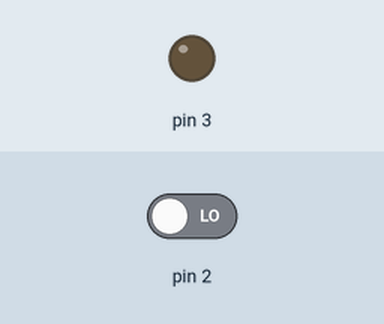
This sketch was run on a simulated Arduino Uno, built with avr-gcc and run on an emulated ATmega328P. Parts: output pins drawn as LEDs (lit = HIGH). Inputs (shaded band) come from the test bench; at power-on: pin 2 LOW.

Above: at 1.2 s.
1.3 s: pin 2 driven HIGH
At 2.4 s:
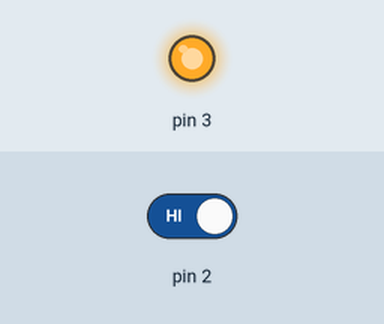
2.8 s: pin 2 driven LOW
At 3.6 s:
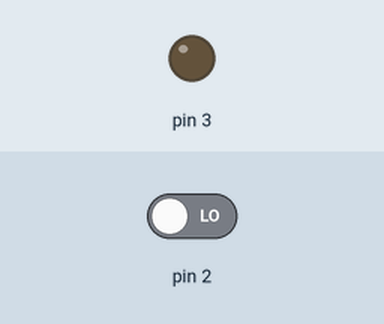
Timing chart, 0 to 5.8 s (numbered marks = the images above; inputs shaded):
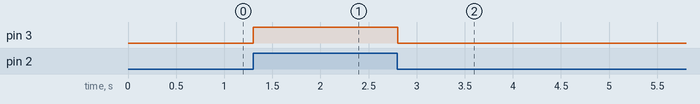

The sketch:

lab1b.ino
```cpp
int buttonState = 0;

void setup()
{
  pinMode(2, INPUT);
  pinMode(3, OUTPUT);
}

void loop()
{
  // read the state of the pushbutton value
  buttonState = digitalRead(2);
  // check if pushbutton is pressed.  if it is, the
  // buttonState is HIGH
  if (buttonState == HIGH) {
    // turn LED on
    digitalWrite(3, HIGH);
  } else {
    // turn LED off
    digitalWrite(3, LOW);
  }
  delay(10); // Delay a little bit to improve simulation performance
}
```

Measured:
- after the input at 1.3 s, pin 3: LOW → HIGH at once
- after the input at 2.8 s, pin 3: HIGH → LOW at once
